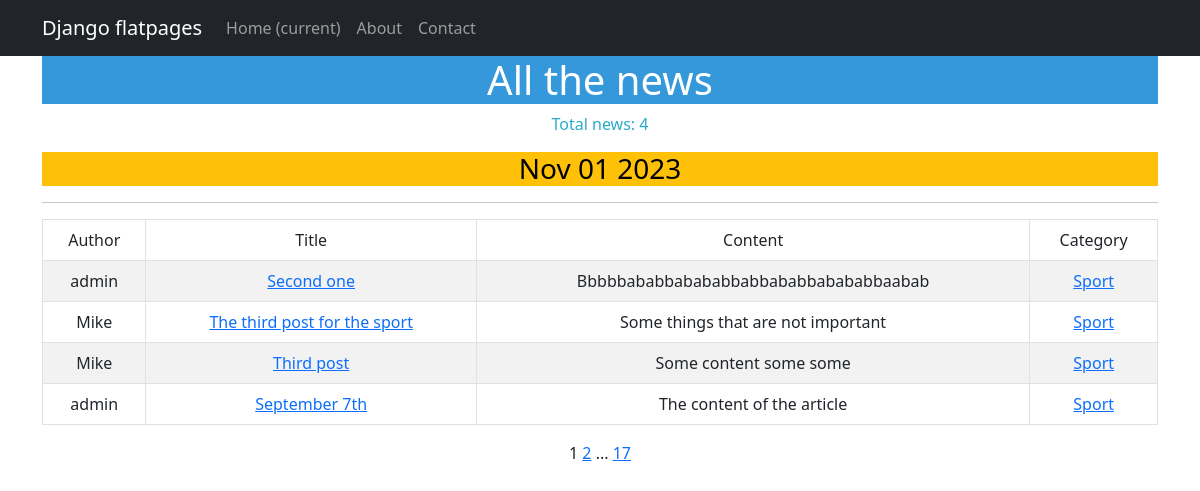
/articles/categories/1, run on the app's committed database.
### application/models.py (models this page shows, shortened)
class Post(models.Model):
    author = models.ForeignKey(Author, on_delete=models.CASCADE)
    options = models.CharField(max_length=10, choices=[('article', 'Article'), ('news', 'News')], default='article')
    time_of_creation = models.DateTimeField(auto_now_add=True)   #auto_now_add=True
    categories = models.ManyToManyField('Category', through='PostCategory')
    title = models.CharField(max_length=255)            #app - client_name
    content_of_article = models.TextField()             #app - message
    rating = models.IntegerField(default=0)

class Author(models.Model):
    author = models.OneToOneField(User, on_delete=models.CASCADE)
    rating = models.IntegerField(default=0)

class Category(models.Model):
    categories = models.CharField(max_length=64,
                                default="Name_of_category",
                                unique=True)
    subscribers = models.ManyToManyField(User, blank=True, default='h', related_name='categories')
    def __str__(self):
        return self.categories

### application/views.py (the view)
# urls.py: path('categories/<int:pk>', CategoryListView.as_view(), name = 'category_list'),
class CategoryListView(PostList):
    model = Post
    template_name = 'news/category_list.html'
    context_object_name = 'category_news_list'
    def get_queryset(self, *args, **kwargs):
        self.category = get_object_or_404(Category, id=self.kwargs['pk'])#id reffers to the automatically created field 'id' in Category and its kwarg 'pk'
        queryset = Post.objects.filter(categories=self.category) #.order_by('-created_at')
        return queryset
    def get_context_data(self, **kwargs):
        context = super().get_context_data(**kwargs)
        context['is_not_subscriber'] = self.request.user not in self.category.subscribers.all()
        context['category'] = self.category
        return context

### news/templatetags/custom_tags.py (called while the page is built)
@register.simple_tag()
def current_time(format_string='%b %d %Y'):
   return datetime.utcnow().strftime(format_string)

@register.simple_tag(takes_context=True)
def url_replace(context, **kwargs):
   d = context['request'].GET.copy()
   for k, v in kwargs.items():
      d[k] = v
   return d.urlencode()

### templates/news/category_list.html (shortened to what this page needs)
{% extends 'flatpages/default.html' %}
{% load custom_filters %}
{% load custom_tags %}
{% load cache %}
{% block content %}
   <h1 style="background-color: #3498DB; color: #ffffff;">All the news</h1>
   <p style="color: #29ABCA;">Total news: {{ category_news_list|length }}</p>
   <h3 style="background-color: #FFC107; color: #000000;">{% current_time '%b %d %Y' %}</h3>
   <hr>
   {% if category_news_list %}
       <table class="table table-bordered table-striped table-hover">
           <thead>
                   <td>Author</td>
                   <td>Title</td>
                   <td>Content</td>
                   <td>Category</td>
           </thead>
           <tbody>
           {% for post in category_news_list %}
           <tr>
               <td>{{ post.author.author }}</td>
               <td><a href="{% url 'post_detail' post.id %}"> {{ post.title|capfirst }} </a></td>
               <td>{{ post.content_of_article|truncatewords:20|capfirst }}</td>
               <td>
                   {% for category in post.categories.all %}
                    <a href = "{% url 'category_list' category.id %}">{{ category|capfirst }}</a>
                   {% endfor %}
               </td>
           </tr>
           {% endfor %}
       </table>
   {% else %}
       <h2 style="color: #29ABCA;">No news is a good news!</h2>
   {% endif %}
   {{ page_obj.number }}
   {% if page_obj.has_next %}
       <a href="?{% url_replace page=page_obj.next_page_number %}">{{ page_obj.next_page_number }}</a>
       {% if paginator.num_pages != page_obj.next_page_number %}
           ...
           <a href="?{% url_replace page=page_obj.paginator.num_pages %}">{{ page_obj.paginator.num_pages }}</a>
       {% endif %}
   {% endif %}
{% endblock content %}

### data on the page
Post: author.author "admin", title "Second one", content_of_article "Bbbbbababbabababbabbababbabababbaabab"
Category: categories "Sport"
Post: author.author "Mike", title "The third post for the sport", content_of_article "Some things that are not important"
Post: author.author "Mike", title "Third post", content_of_article "Some content some some"
Post: author.author "admin", title "September 7th", content_of_article "The content of the article"

### other printed values
{{ category_news_list|length }} "4"
{{ page_obj.number }} "1"
{{ page_obj.next_page_number }} "2"
{{ page_obj.paginator.num_pages }} "17"
